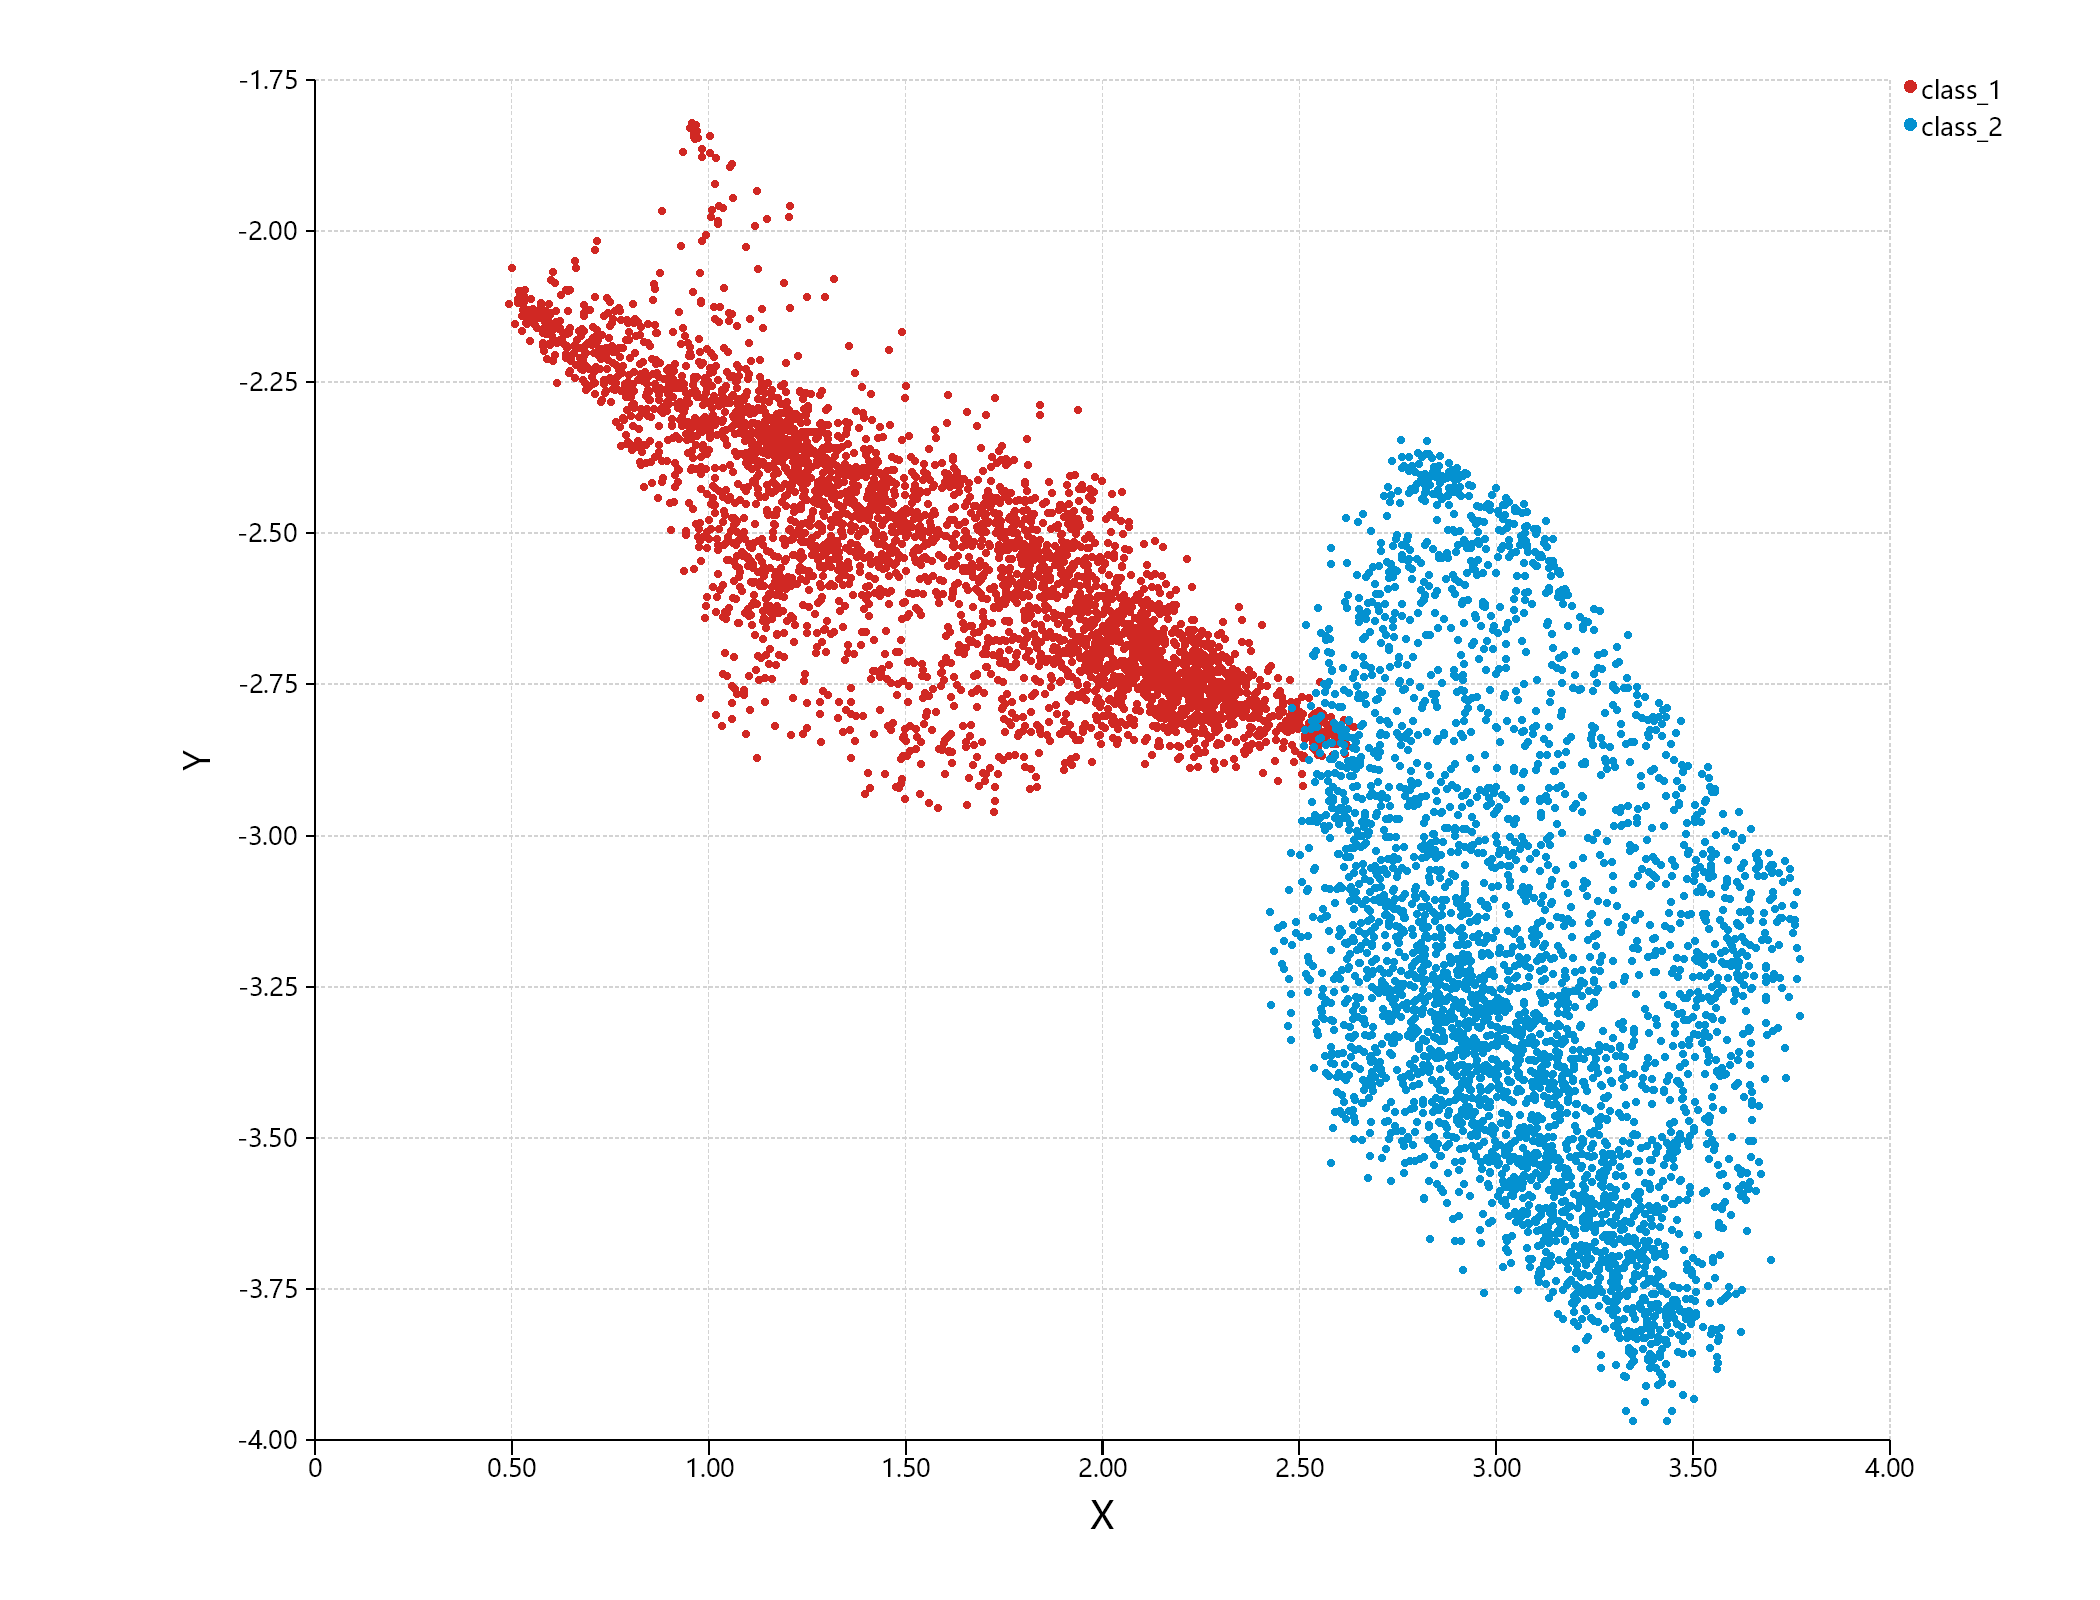

This chart was generated by the following R code:
require(clustering);

let data = read.csv(relative_work("umap.csv"), row.names = 1, check.names = FALSE);
let clusters = as.data.frame(kmeans(data, centers = 2));

write.csv(clusters, file = relative_work("clusters.csv"));

bitmap(file = relative_work("clusters.png")) {
    plot(as.numeric(clusters$dimension_1), as.numeric(clusters$dimension_2), 
        class = sprintf("class_%s", clusters$Cluster), 
        colors = "paper",
        fill = "white",
        point.size = 8
    );
}
